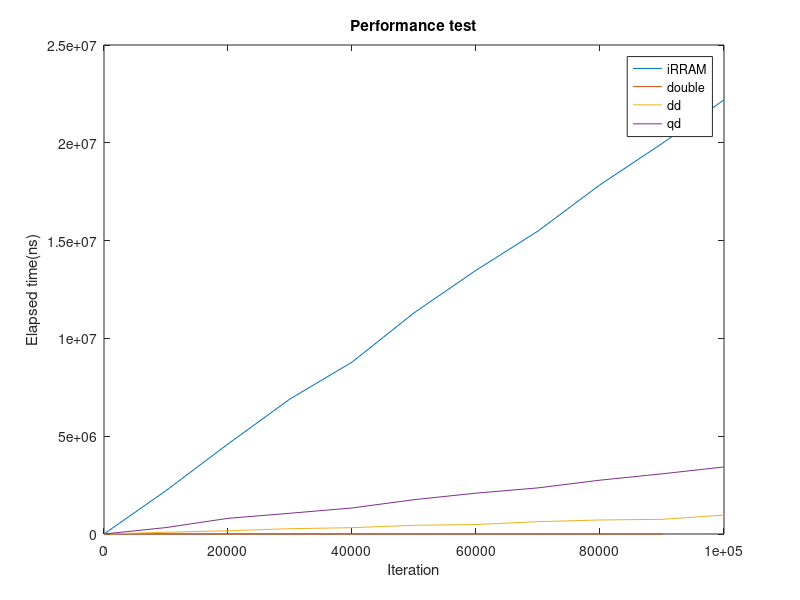

Write MATLAB code to recreate this figure.
iRRAM = [0 2218024 4602518 6904207 8786108 11305168 13481659 15487987 17854700 19961321 22194439];
double = [0 37 43 37 37 41 38 37 36 38];
DD = [0 89737 165619 270899 323277 445272 484875 630103 716757 750007 968803];
QD = [0 329317 801740 1061150 1330845 1754624 2088568 2358365 2752079 3075830 3428676];
idx = 0:10000:100000;

% values
plot(idx(1:size(iRRAM,2)), iRRAM)
hold on
plot(idx(1:size(double,2)), double)
plot(idx(1:size(DD,2)), DD)
plot(idx(1:size(QD,2)), QD)
hold off
title('Performance test')
xlabel('Iteration')
ylabel('Elapsed time(ns)')
legend('iRRAM','double','dd','qd')
